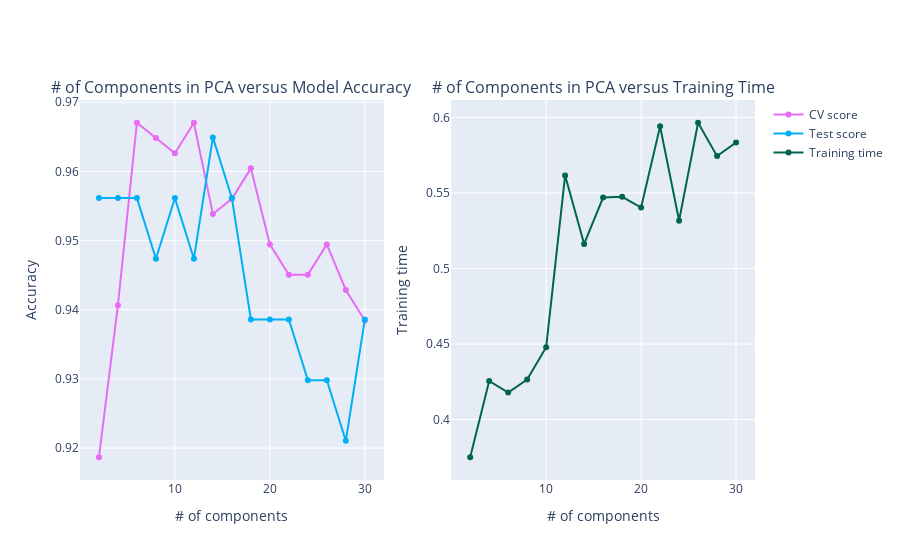

The cell this chart's notebook holds for it:
### Markdown cell above
**6. 4. 1. # of Components in PCA versus Model Accuracy/Training Time**

### Code cell
PCA_curves(PCA_cv_score, PCA_test_score, PCA_cv_training_time)

### Figure 1 — Plotly figure (JSON) as saved in the notebook; plotly's stock layout.template omitted (floating-point values rounded to 4 significant figures)
{"data": [{"line": {"color": "rgb(231,107,243)", "width": 2}, "name": "CV score", "type": "scatter", "x": [2, 4, 6, 8, 10, 12, 14, 16, 18, 20, 22, 24, 26, 28, 30], "xaxis": "x", "y": [0.9187, 0.9407, 0.967, 0.9648, 0.9626, 0.967, 0.9538, 0.956, 0.9604, 0.9495, 0.9451, 0.9451, 0.9495, 0.9429, 0.9385], "yaxis": "y"}, {"line": {"color": "rgb(0,176,246)", "width": 2}, "name": "Test score", "type": "scatter", "x": [2, 4, 6, 8, 10, 12, 14, 16, 18, 20, 22, 24, 26, 28, 30], "xaxis": "x", "y": [0.9561, 0.9561, 0.9561, 0.9474, 0.9561, 0.9474, 0.9649, 0.9561, 0.9386, 0.9386, 0.9386, 0.9298, 0.9298, 0.9211, 0.9386], "yaxis": "y"}, {"line": {"color": "rgb(0,100,80)", "width": 2}, "name": "Training time", "type": "scatter", "x": [2, 4, 6, 8, 10, 12, 14, 16, 18, 20, 22, 24, 26, 28, 30], "xaxis": "x2", "y": [0.3751, 0.4255, 0.4179, 0.4265, 0.4479, 0.5616, 0.5163, 0.547, 0.5475, 0.5403, 0.5941, 0.5317, 0.5965, 0.5744, 0.5834], "yaxis": "y2"}], "layout": {"annotations": [{"font": {"size": 16}, "showarrow": false, "text": "# of Components in PCA versus Model Accuracy", "x": 0.225, "xanchor": "center", "xref": "paper", "y": 1, "yanchor": "bottom", "yref": "paper"}, {"font": {"size": 16}, "showarrow": false, "text": "# of Components in PCA versus Training Time", "x": 0.775, "xanchor": "center", "xref": "paper", "y": 1, "yanchor": "bottom", "yref": "paper"}], "xaxis": {"anchor": "y", "domain": [0, 0.45], "title": {"text": "# of components"}}, "xaxis2": {"anchor": "y2", "domain": [0.55, 1], "title": {"text": "# of components"}}, "yaxis": {"anchor": "x", "domain": [0, 1], "title": {"text": "Accuracy"}}, "yaxis2": {"anchor": "x2", "domain": [0, 1], "title": {"text": "Training time"}}}}
